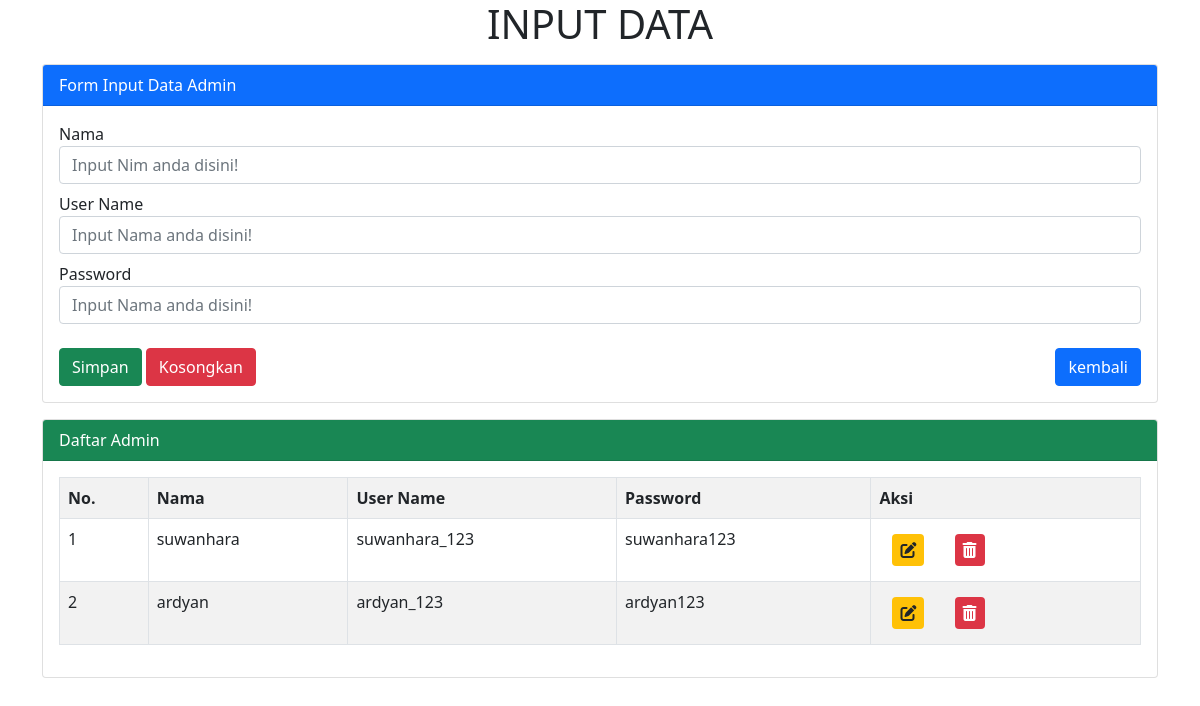
The app's page /admin/data_admin.php with its own data.
### tables this page shows
CREATE TABLE `data_admin` (
  `nama_admin` varchar(50) NOT NULL,
  `kata_kunci` varchar(20) NOT NULL,
  `pengguna_admin` varchar(25) NOT NULL,
  `id_admin` int(5) NOT NULL
);

### admin/data_admin.php (the view, shortened to what this page needs)
<?php
	$server = "localhost";
	$user = "root";
	$pass = "";
	$database = "program_pi";
	$koneksi = mysqli_connect($server, $user, $pass, $database)or die(mysqli_error($koneksi));
?>
<!DOCTYPE html>
<html lang="en">
  <head>
    <link href="https://cdn.jsdelivr.net/npm/bootstrap@5.0.0-beta3/dist/css/bootstrap.min.css" rel="stylesheet" />
    <link rel="stylesheet" href="admin_css.css" />
  </head>
<body>
<div class="container">
	<h1 class="text-center">INPUT DATA</h1>
	<div class="card mt-3">
	  <div class="card-header bg-primary text-white">
	    Form Input Data Admin
	  </div>
	  <div class="card-body">
	    <form method="post" action="">
	    	<div class="form-group mb-2">
	    		<label>Nama</label>
	    		<input type="text" name="tnama" value="<?=@$vnama?>" class="form-control" placeholder="Input Nim anda disini!" required>
	    	</div>
	    	<div class="form-group mb-2">
	    		<label>User Name</label>
	    		<input type="text" name="tuser" value="<?=@$vuser?>" class="form-control" placeholder="Input Nama anda disini!" required>
	    	</div>
	    	<div class="form-group mb-2">
	    		<label>Password</label>
	    		<input type="text" name="tpassword" value="<?=@$vpassword?>" class="form-control" placeholder="Input Nama anda disini!" required>
	    	</div>
	    	<button type="submit" class="btn btn-success mt-3" name="bsimpan">Simpan</button>
	    	<button type="reset" class="btn btn-danger mt-3" name="breset">Kosongkan</button>
			<a class="btn btn-primary mt-3 me-3" href="dashboard.php" role="button" style="position: absolute; right: 0;">kembali</a>
	    </form>
	  </div>
	</div>
	<div class="card mt-3">
	  <div class="card-header bg-success text-white">
	    Daftar Admin
	  </div>
	  <div class="card-body">
	    <table class="table table-bordered table-striped">
	    	<tr>
	    		<th>No.</th>
	    		<th>Nama</th>
	    		<th>User Name</th>
	    		<th>Password</th>
	    		<th>Aksi</th>
	    	</tr>
	    	<?php
	    		$no = 1;
	    		$tampil = mysqli_query($koneksi, "SELECT * from data_admin order by id_admin desc");
	    		while($data = mysqli_fetch_array($tampil)) :
	    	?>
	    	<tr>
	    		<td><?=$no++;?></td>
	    		<td><?=$data['nama_admin']?></td>
	    		<td><?=$data['pengguna_admin']?></td>
	    		<td><?=$data['kata_kunci']?></td>
	    		<td>
                <a href="data_admin.php?hal=edit&id=<?=$data['id_admin']?>" class="btn"><i class="fas fa-edit bg-warning p-2 rounded"></i> </a>
                <a href="data_admin.php?hal=hapus&id=<?=$data['id_admin']?>" onclick="return confirm('Apakah yakin ingin menghapus data ini?')" class="btn"><i class="fas fa-trash-alt text-white bg-danger p-2 rounded"></i></a>
	    		</td>
	    	</tr>
	    <?php endwhile;  ?>
	    </table>
	  </div>
	</div>
</div>
</body>
</html>

### records on screen
data_admin: nama_admin "suwanhara", pengguna_admin "suwanhara_123", kata_kunci "suwanhara123"
data_admin: nama_admin "ardyan", pengguna_admin "ardyan_123", kata_kunci "ardyan123"
